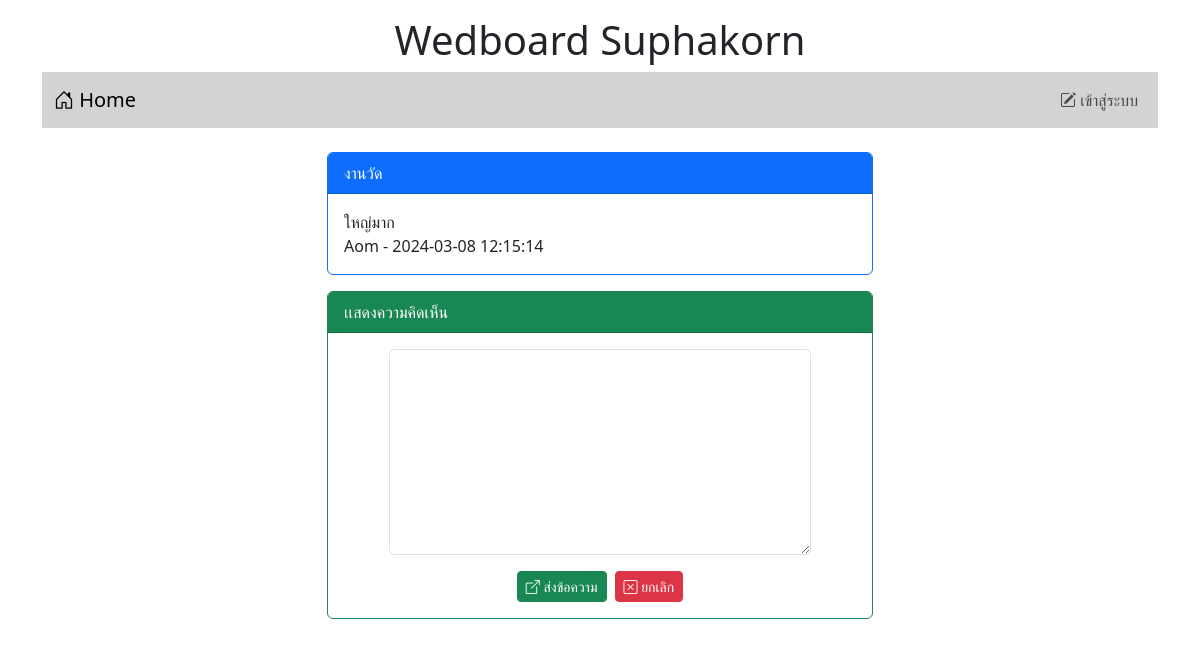
The app's page /post.php?id=4 with its own data.
### tables this page shows
CREATE TABLE `post` (
  `id` int(11) NOT NULL,
  `title` varchar(128) NOT NULL,
  `content` varchar(2048) NOT NULL,
  `post_date` datetime NOT NULL,
  `cat_id` int(11) NOT NULL,
  `user_id` int(11) NOT NULL
);

CREATE TABLE `user` (
  `id` int(11) NOT NULL,
  `login` varchar(32) NOT NULL,
  `password` varchar(64) NOT NULL,
  `name` varchar(64) NOT NULL,
  `gender` char(1) NOT NULL,
  `email` varchar(32) NOT NULL,
  `role` char(1) NOT NULL
);

### post.php (the view, shortened to what this page needs)
<!DOCTYPE html>
<html lang="en">
<head>
    <link rel="stylesheet" href="bootstrap-5.3.2-dist/css/bootstrap.min.css">
    <link rel="stylesheet" href="https://cdn.jsdelivr.net/npm/bootstrap-icons@1.11.3/font/bootstrap-icons.min.css">
</head>
<body>
    <div class="container-lg">
    <h1 style="text-align: center;" class="mt-3">Wedboard Suphakorn</h1>
    <?php include "nav.php" ?>
    <div class="row mt-4">
        <div class="col-lg-3 col-md-2 col-sm-1"></div>
        <div class="col-lg-6 col-md-8 col-sm-10">
        <?php
    $conn=new PDO("mysql:host=localhost;dbname=webboard;charset=utf8","root","");
    $sql = "SELECT post.title,post.content,post.post_date,user.login
    FROM post INNER JOIN user ON (post.user_id = user.id) WHERE post.id = $_GET[id]";
    $result=$conn->query($sql);
    while($row=$result->fetch()){
           echo "<div class='card border-primary'>";
           echo "<div class='card-header bg-primary text-white'>$row[0]</div>";
           echo "<div class='card-body'>$row[1]<br> $row[3] - $row[2]
                </div>";
echo "</div>";
            }
        ?>
            <div class="card border-success mt-3">
                <div class="card-header bg-success text-white">
                    เเสดงความคิดเห็น
                </div>
                <div class="card-body">
                    <form action="post_save.php" method="post">
                        <div class="row mb-3 justify-content-center">
                            <div class="col-lg-10">
                                <textarea name="comment" rows="8" class="form-control" required>
                                </textarea>
                            </div>
                        </div>
                        <div class="row">
                            <div class="col-lg-12 d-flex justify-content-center">
                                <button type="submit" class="btn btn-success btn-sm text-white">
                                    <i class="bi bi-box-arrow-up-right"></i> ส่งข้อความ
                                </button>
                                <button type="reset" class="btn btn-danger btn-sm text-white ms-2">
                                    <i class="bi bi-x-square"></i> ยกเลิก</button>
                                </div>
                        </div>
                    </form>
                </div>
            </div>
        </div>
        <br>
    </div>
    </div>
</body>
</html>

### records on screen
post: title "งานวัด", content "ใหญ่มาก", user.login "Aom", post_date "2024-03-08 12:15:14"
